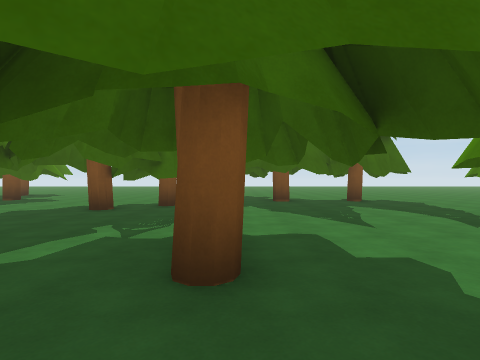
View 1 (above)

24 first-person views from a walk through a scene from a Unity 3-D project. The camera is 1.4 m above the floor, looks level and sees 80° across. The floor is counted in squares, 2 m on a side. Each view is taken from the middle of a square. On the plan, view 1 faces up. The plan holds only what a view shows up to about 10 squares ahead; the rest is blank. The place goes on beyond the plan. The player is left out.

View 2
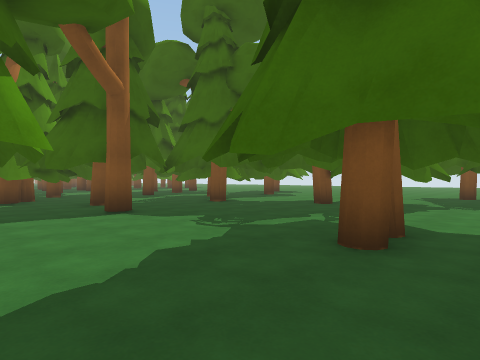

View 3
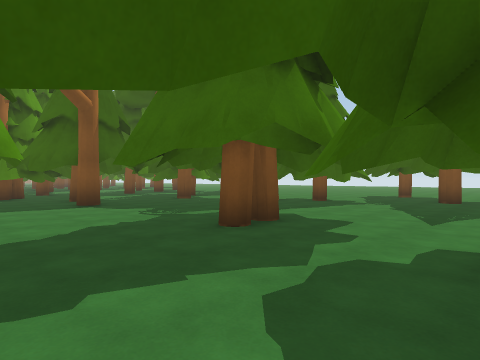

View 4
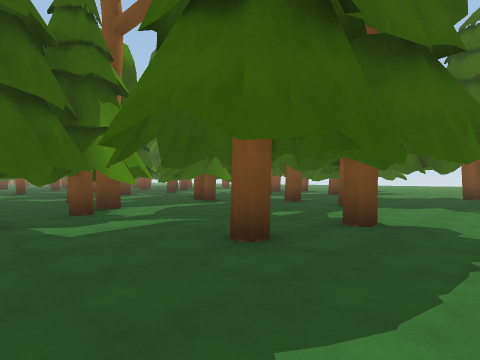

View 5
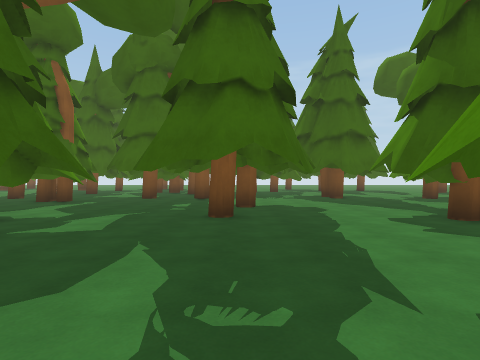

View 6
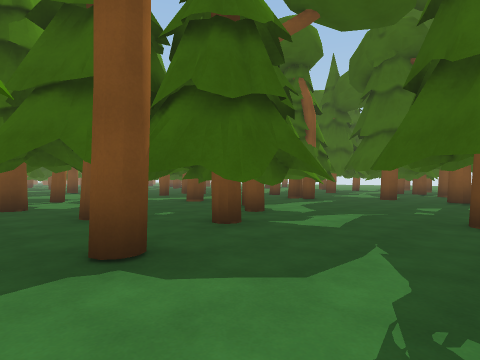

View 7
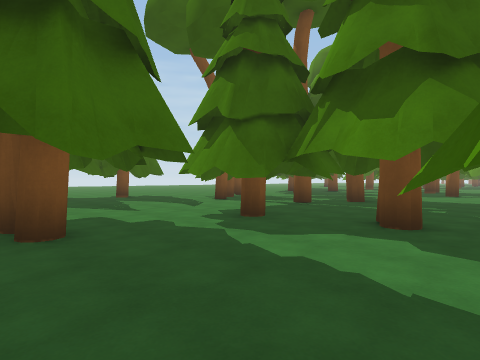

View 8
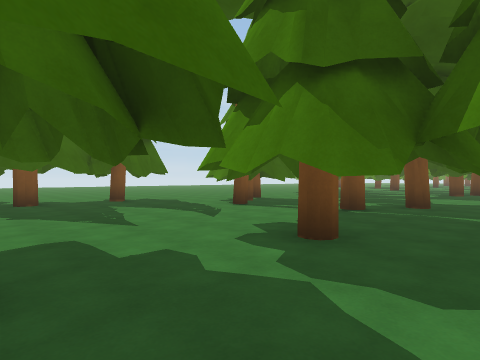

View 9
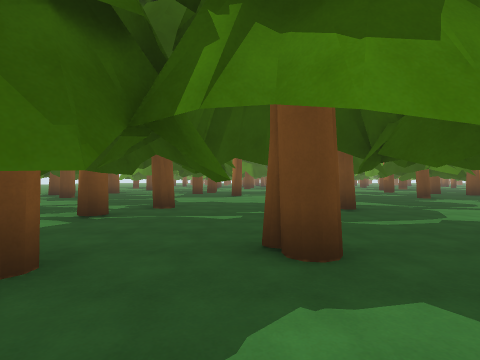

View 10
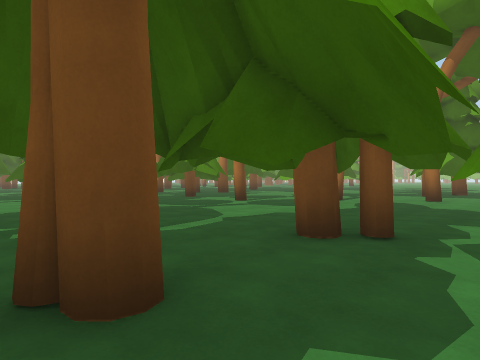

View 11
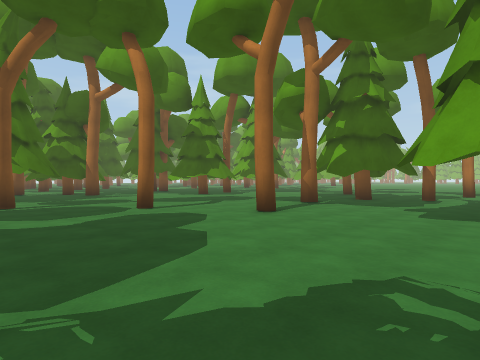

View 12
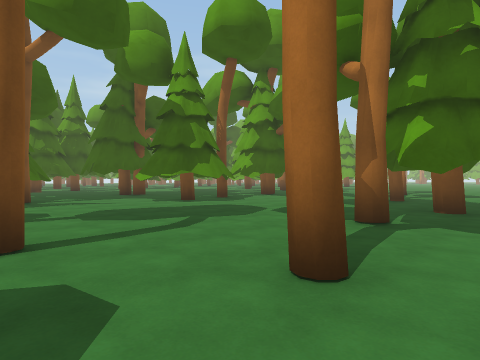

View 13
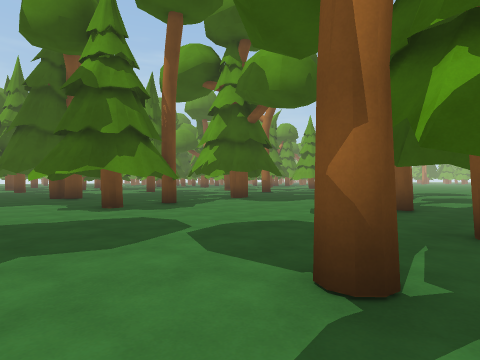

View 14
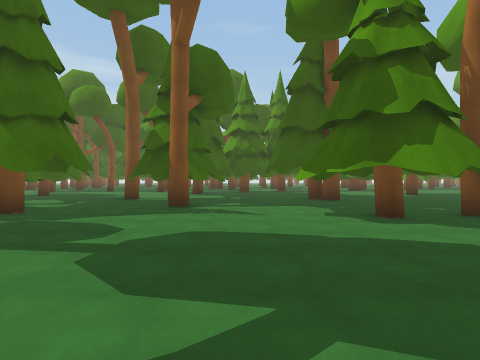

View 15
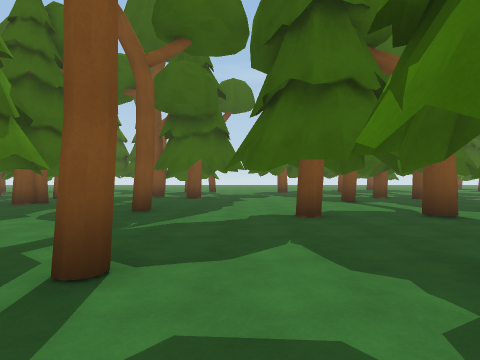

View 16
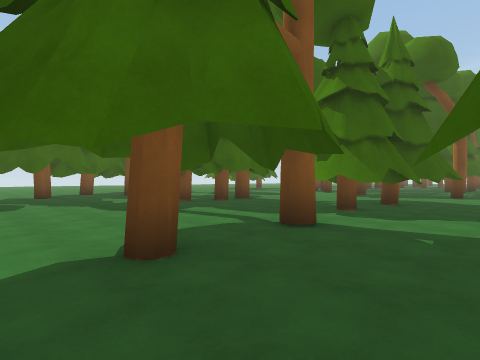

View 17
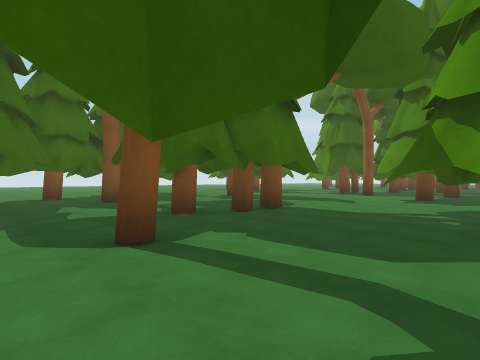

View 18
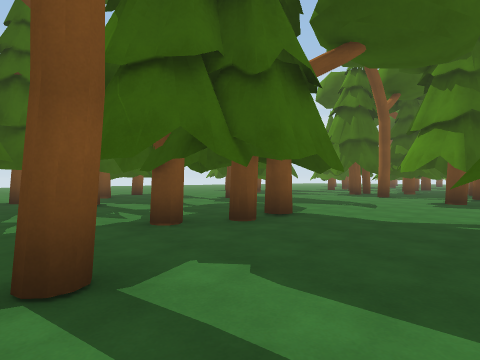

View 19
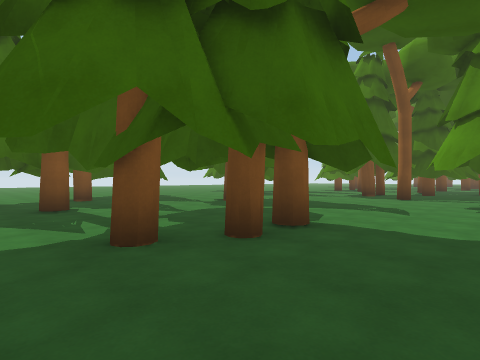

View 20
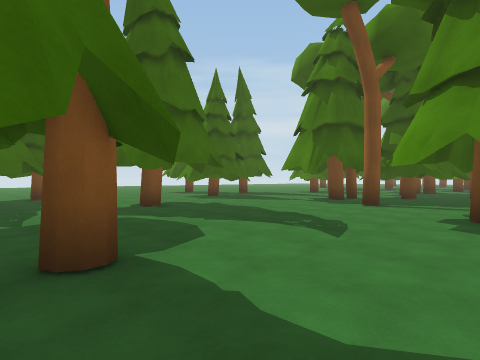

View 21
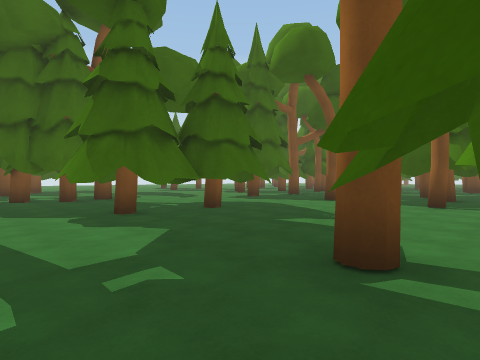

View 22
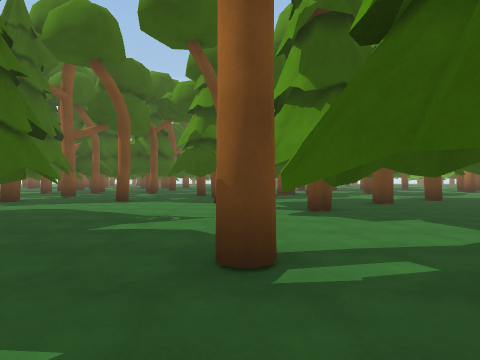

View 23
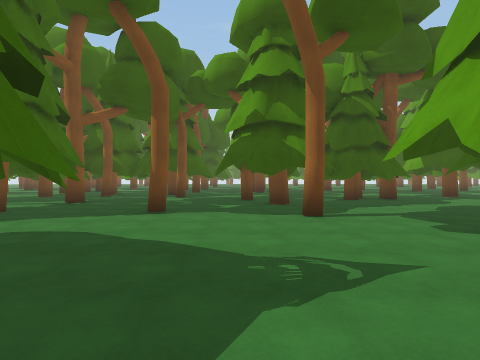

View 24
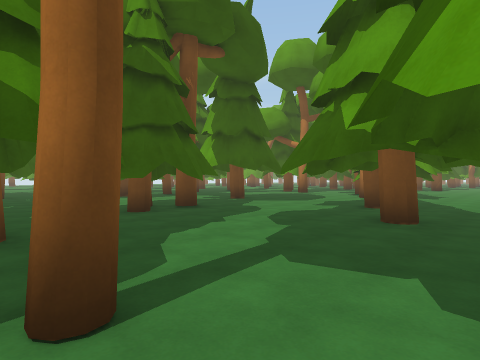

### Floor plan
Key: @ floor where view 1 was taken; # wall or solid block; x gap in a wall; . floor; T thing the floor can be seen under or through.
Columns run from 9 left of view 1 to 27 right of it. Each row starts with its distance up from view 1.
 10      ... .........        ##
  9   #...###...#.....    .#....
  8   ....####...#..#     ... ..
  7      .###......##     # ....  ...
  6    ....#.......###      .#.. .#...
  5   .#. ...............  ...........
  4   ....... ........ ..... .........
  3     .....T .TT..#.  ...... .........
  2  .#.#...TT.TT T.##.......###......###
  1 #........  T TT. ..........#..... ...
  0 # ...  ..@..TT... ....#...#....... ..
 -1 .....x. .....T..................#..#.
 -2 .....##..## T T..#...#...### ........
 -3 TT...#.. #   T......#..#x#####......
 -4 TTT...#..#  T.........#..#####..#....
 -5  TTTT...#. ... ....#.............. ..
 -6  #TT.................# .............#
 -7 ###...## .........#..#..........#..x#
 -8 ..#...    ..........#....#.... ......
 -9      .    ......#.... ..###.... ...#
-10          ..............####.... ...##
-11          ....#..........##.. #...#.##
-12           ................    .#....#
-13             ........##....     ..# ..
-14            ...#.......#. .     ..#..
-15           ...#. ...####. #     .....
-16           .........###..       .....
-17           .#.........x...      ..
-18           ..   ......  ...     ..
-19                # ....   ..

Positions as (right, up) in squares from view 1, and headings:
1: (0, 0), facing up
2: (1, -1), facing up-left
3: (3, -1), facing up-left
4: (-2, -6), facing up-left
5: (-4, -9), facing up
6: (-4, -9), facing up-left
7: (-1, -2), facing up-right
8: (0, 0), facing up-right
9: (1, 0), facing right
10: (2, 0), facing down-right
11: (0, -6), facing down-right
12: (3, -9), facing down-right
13: (4, -12), facing down-right
14: (6, -12), facing right
15: (10, -9), facing up
16: (10, -6), facing up-right
17: (12, -3), facing up-right
18: (13, -2), facing up-right
19: (14, -1), facing up-right
20: (17, -1), facing up-right
21: (14, -9), facing up-right
22: (14, -8), facing right
23: (17, -6), facing right
24: (21, -7), facing down-right
